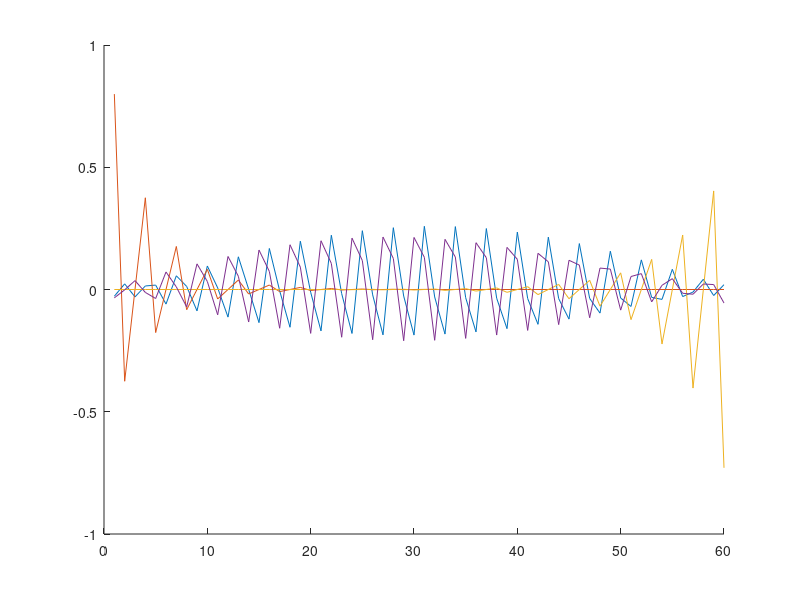

MATLAB code for this plot:
%% Generate Eignevector's graph
clc 
clear all

% define paramters
N = 60;

lambda = 0;

t = 0.5;
E0 = 2;
f = 1/3;
a = 10;
n = 1:N;

c = 1;

k = 0.5;
r = E0 - 2*t*cos(2*pi*f*n + k*a);
M = diag(r);
for i = 2:N
    M(i, i - 1) = 1;
    M(i - 1, i) = 1;
end 
M(N, 1) = lambda;
M(1, N) = lambda;

[V, D] = eig(M);

d = [19 20 21 22]

figure 

for i =1:length(d)
    hold on;
    plot(V(:,d(i)));
end




